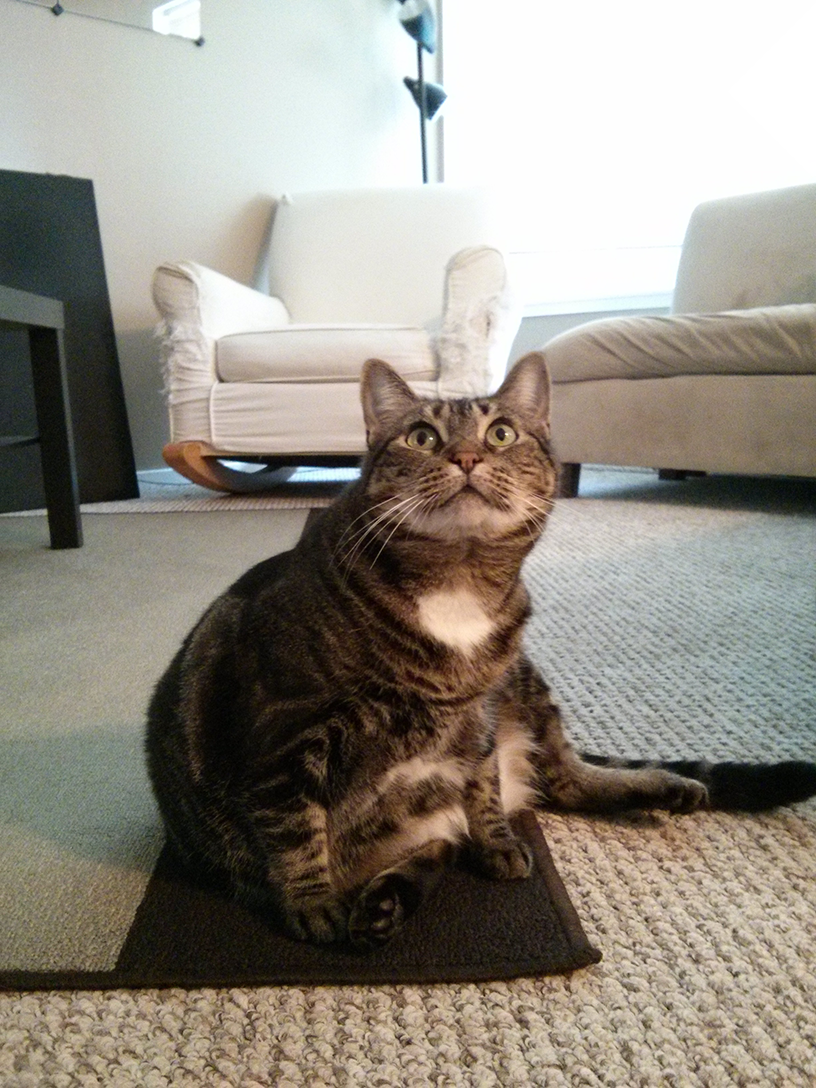
#> input picture Misc/AutomateTheBoringStuffWithPython/zophie.png, 816 x 1088 px
$ python ch__17_images.py
#> lines starting #> are read from the running program, lines starting #| are printed output that depends on the picture
import sys, os
from PIL import ImageColor, Image, ImageDraw, ImageFont

red = ImageColor.getcolor('red', 'RGBA')
black = ImageColor.getcolor('black', 'RGBA')
cornFlowerBlue = ImageColor.getcolor('CornflowerBlue', 'RGBA')


os.chdir('/Users/jmartin/code/codingChallenges/Misc/AutomateTheBoringStuffWithPython')

def processCatImage():
    catImage = Image.open('zophie.png')
#> catImage is the input picture: PIL image 816x1088 RGB; mean R, G, B 147, 141.1, 131.1

    attributes = {
        'size': catImage.size,
        'mode': catImage.mode,
        'filename': catImage.filename
    }
#> attributes = {'size': (816, 1088), 'mode': 'RGB', 'filename': 'zophie.png'}

    width, height = attributes['size']
#> width = 816; height = 1088

    print(attributes)
#| {'size': (816, 1088), 'mode': 'RGB', 'filename': 'zophie.png'}
    print(f"Width:{width} Height:{height}")
#| Width:816 Height:1088

    print("Saving JPG version...")
    catImage.save("zophie.jpg")

def createNewImage():
    image = Image.new('RGBA', (100, 200), 'purple')
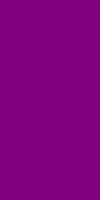
#> image: PIL image 100x200 RGBA; mean R, G, B, A 128, 0, 128, 255
    image.save('purpleImage.png')
    print("Saving purple image")

def drawing():
    WIDTH, SIZE = 200, 200
    im = Image.new('RGBA', (200, 200), 'white')
#> im: PIL image 200x200 RGBA; every value is 255
    draw = ImageDraw.Draw(im)

    for i in range(0, WIDTH, WIDTH // 10):
        draw.line([0, i, WIDTH, i],'black')
        draw.line([i, 0, i, WIDTH],'black')

    for i in range(10, 160, 40):
      draw.ellipse([40 + i, 40 + i, 80 + i, 80 * i], 'pink', 'purple')

    im.save('drawing.png')
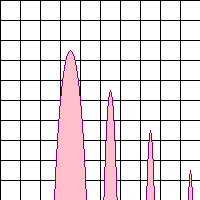
#> saved as drawing.png: PIL image 200x200 RGBA; mean R, G, B, A 230.6, 221.4, 224.9, 255

processCatImage()
createNewImage()
drawing()
